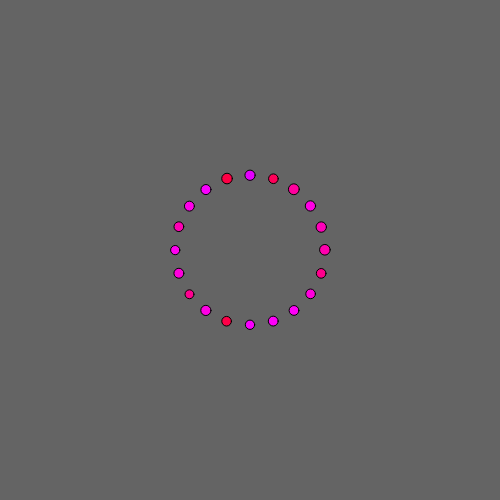
Frame 1 (no input)
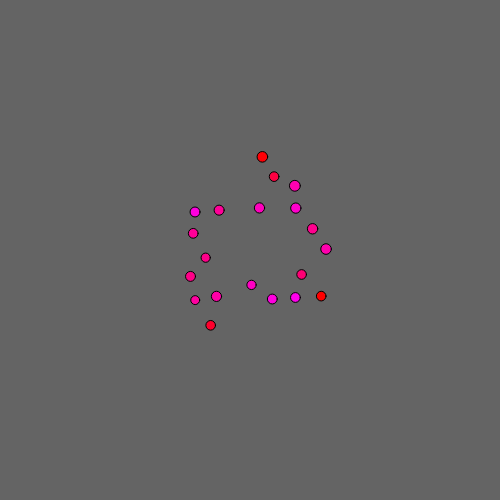
Frame 60 (no input)
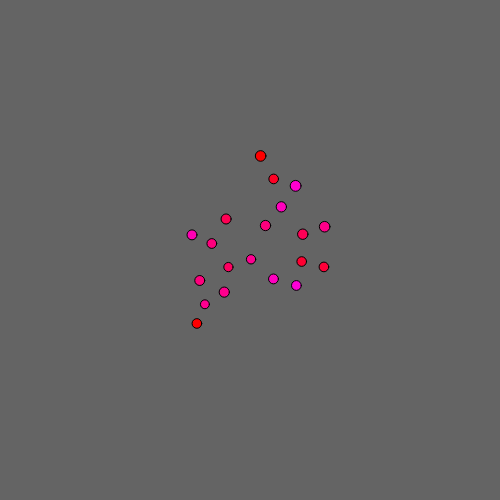
Frame 120 (the mouse pressed at the canvas centre since frame 60)

The p5.js sketch that drew these frames (run headless with seeded random() and noise() and a simulated clock; from frame 60 on, the mouse is pressed at the canvas centre):

// p5.js sketch
// ── sketch.js
// scenario parameters
let n = 20;
let agents = [];
let startingR = 75;

// animation parameters
let w = 500;
let h = 500;
let dt = 0.7;

// agent parameters
let avPrefSpeed = 5;
let sdPrefSpeed = 1;
let avMaxSpeed = 12;
let sdMaxSpeed = 2.5;
let avRadius = 10;
let sdRadius = 0.5;

function setup() {
  createCanvas(w, h);
  angleMode(DEGREES);
  for (let i = 0; i < n; i++) {
    let theta = 360/n*i;
    let x = width/2 + startingR*cos(theta);
    let y = width/2 + startingR*sin(theta);
    let pos = createVector(x, y);
    let prefSpeed = randomGaussian(avPrefSpeed, sdPrefSpeed);
    let maxSpeed = randomGaussian(avMaxSpeed, sdMaxSpeed);
    let r = randomGaussian(avRadius, sdRadius);
    agents.push(new Agent(i, n, pos, prefSpeed, maxSpeed, r));
  }
}

function draw() {
  background(100);
  for (let a of agents) {
    a.computeForces(agents, dt);
  }
  for (let a of agents) {
    a.update();
    a.show(agents);
  }
}

// ── Agent.js
class Agent {
  constructor(id, n, pos, prefSpeed, maxSpeed, r, ksi = 2, dHor = 200, tHor = 150, maxF = 0.5) {
    this.id = id;
    this.blocker = floor(random(0, n));
    while (this.blocker == this.id) {
      this.blocker = floor(random(0, n));
    }
    this.enemy = floor(random(0, n));
    while (this.enemy == this.id || this.enemy == this.blocker) {
      this.enemy = floor(random(0, n));
    }
    this.pos = pos;
    this.vel = createVector(0, 0);
    this.prefSpeed = prefSpeed;
    this.goal = createVector(0, 0);
    this.gVel = createVector(0, 0);
    this.maxSpeed = maxSpeed;
    this.r = r;
    this.ksi = ksi;
    this.dHor = dHor;
    this.tHor = tHor;
    this.force = createVector(0, 0);
    this.maxF = maxF;
  }

  computeForces(allAgents, dt) {
    // compute goal and goal velocity
    this.goal = computeGoal(this, allAgents[this.blocker], allAgents[this.enemy]);
    this.gVel = p5.Vector.sub(this.goal, this.pos).setMag(this.prefSpeed);

    this.force = (p5.Vector.sub(this.gVel, this.vel)).div(this.ksi);
    // filter out far neighbors and self
    let closeNeighbors = allAgents.filter(a =>
      ((p5.Vector.dist(this.pos, a.pos) < this.dHor) && (this.id != a.id)));
    for (let neighbor of closeNeighbors) {
      // determine time to colision (ttc)
      let ttc = timeToCollision(this, neighbor);
      // determine unit force vector (n)
      let unitN = unitAvoidanceForce(this, neighbor, ttc);
      // determine avoidance force
      let avoid = avoidanceForce(unitN, ttc, this.tHor);
      // accumulate the avoidance force
      this.force.add(avoid);
    }
    wallForces(this);

    this.force.limit(this.maxF);
  }

  update() {
    this.vel.add(this.force.mult(dt)); // update the velocity
    this.vel.limit(this.maxSpeed); // limit vel
    this.pos.add(this.vel.mult(dt)); // update the position
  }

  show(allAgents) {
    push();
    let close = color(255, 0, 0);
    let far = color(174, 0, 255);
    colorMode(HSB);
    let percent = max(0, 200 - p5.Vector.dist(this.pos, this.goal))/200;
    fill(lerpColor(far, close, percent));
    // noStroke();
    ellipse(this.pos.x, this.pos.y, this.r);

    pop();
  }
}

function wallForces(agent) {
  if (agent.vel.x > 0) {
    let d = width - agent.pos.x - agent.r;
    let ttc = d/agent.vel.x;
    let unitN = createVector(-1, 0);
    let avoid = avoidanceForce(unitN, ttc, agent.tHor);
    avoid.mult(3);
    agent.force.add(avoid);
  }
  if (agent.vel.x < 0) {
    let d = agent.pos.x - agent.r;
    let ttc = -d/agent.vel.x;
    let unitN = createVector(1, 0);
    let avoid = avoidanceForce(unitN, ttc, agent.tHor);
    avoid.mult(3);
    agent.force.add(avoid);
  }
  if (agent.vel.y > 0) {
    let d = height - agent.pos.y - agent.r;
    let ttc = d/agent.vel.y;
    let unitN = createVector(0, -1);
    let avoid = avoidanceForce(unitN, ttc, agent.tHor);
    avoid.mult(3);
    agent.force.add(avoid);
  }
  if (agent.vel.y < 0) {
    let d = agent.pos.y - agent.r;
    let ttc = -d/agent.vel.y;
    let unitN = createVector(0, 1);
    let avoid = avoidanceForce(unitN, ttc, agent.tHor);
    avoid.mult(3);
    agent.force.add(avoid);
  }
}

function computeGoal(agent, blocker, enemy) {
  let d = (p5.Vector.sub(blocker.pos, enemy.pos)).normalize();
  let y = ((p5.Vector.sub(agent.pos, enemy.pos)).dot(d));
  let goal = p5.Vector.add(enemy.pos, p5.Vector.mult(d, y));
  let u = p5.Vector.sub(enemy.pos, blocker.pos);
  let v = p5.Vector.sub(agent.pos, blocker.pos);
  if (u.dot(v) > 0) {
    goal = blocker.pos;
  }
  if (p5.Vector.dist(goal, blocker.pos) < agent.r + blocker.r) {
    let offset = p5.Vector.sub(blocker.pos, enemy.pos);
    offset.setMag((agent.r + blocker.r));
    goal = p5.Vector.add(blocker.pos, offset);
  }
  return goal;
}

function timeToCollision(agent1, agent2) {
  let r = agent1.r + agent2.r;
  let x = p5.Vector.sub(agent1.pos, agent2.pos);
  let c = x.dot(x) - r*r;
  if (c < 0) { // agents are colliding
    return 0;
  }
  let v = p5.Vector.sub(agent1.vel, agent2.vel);
  let a = v.dot(v);
  let b = x.dot(v);
  if (b > 0) { // agents are moving away
    return Infinity;
  }
  let discr = b*b - a*c;
  if (discr <= 0) {
    return Infinity;
  }
  let ttc = c/(-b + sqrt(discr))
  if (ttc < 0) {
    return Infinity;
  }
  return ttc;
}

function unitAvoidanceForce(agent, other, ttc) {
  let n = createVector(0, 0);
  if (ttc === Infinity) {
    return n;
  }
  let futureAgent = p5.Vector.add(agent.pos, p5.Vector.mult(agent.vel, ttc));
  let futureOther = p5.Vector.add(other.pos, p5.Vector.mult(other.vel, ttc));
  n = p5.Vector.sub(futureAgent, futureOther);
  n.normalize();
  return n;
}

function avoidanceForce(unitV, ttc, timehor) {
    if (ttc === Infinity || ttc == 0) {
      return createVector(0, 0);
    }
    v = p5.Vector.mult(unitV, max(timehor - ttc, 0)/ttc);
    return v;
  }
